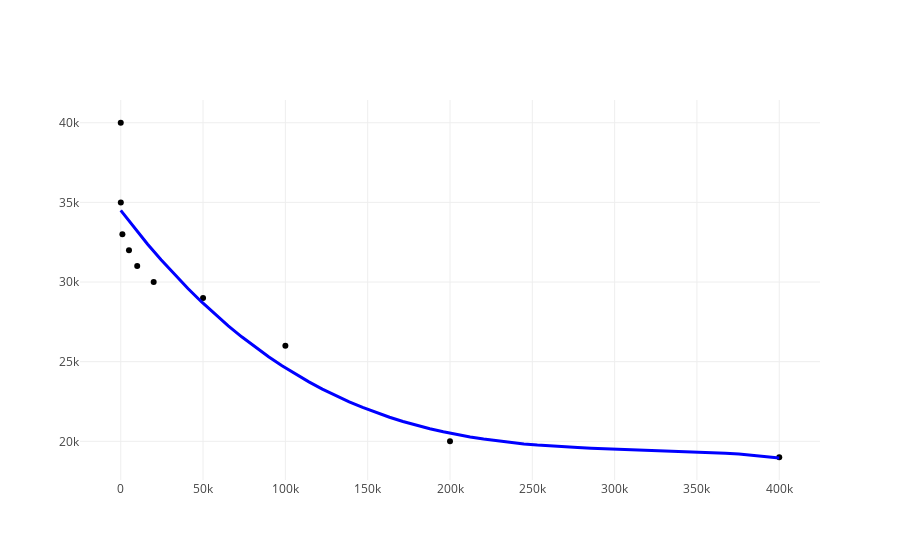

Here is the notebook cell this chart was saved with:
### Markdown cell above
Isprobajmo kubni polinom: $$p_3: y = m_3\cdot x^3 + m_2\cdot x^2 + m_1\cdot x + m_0$$ kao regresionu krivu.

### Code cell
m_3, m_2, m_1, m_0 = np.polyfit(
    x=car_mileages,
    y=car_values,
    deg=3)

print(f'm_3={m_3}, m_2={m_2}, m_1={m_1}, m_0={m_0}')
print(f'Cubic regression MSE: {calculate_polynomial_mse(car_mileage_vs_value_data_set, m_3, m_2, m_1, m_0)}')

figure = go.Figure(data=[plot_data, get_regression_curve(car_mileages, np.poly1d([m_3, m_2, m_1, m_0]))],
                   layout=layout)

ply.iplot(figure)

### Figure 1 — Plotly figure (JSON) as saved in the notebook; plotly's stock layout.template omitted (floating-point values rounded to 4 significant figures)
{"data": [{"marker": {"color": "black"}, "mode": "markers", "name": "Training point", "type": "scatter", "uid": "1c6d3f45-5881-40d5-aa3a-96029af06517", "x": [10000, 400000, 5000, 0, 1000, 100000, 50000, 50, 20000, 200000], "y": [31000, 19000, 32000, 40000, 33000, 26000, 29000, 35000, 30000, 20000]}, {"line": {"color": "blue", "width": 3}, "mode": "lines", "name": "Regression curve", "type": "scatter", "uid": "8c4b6579-506c-4179-a95c-04cf8c791bec", "x": [0, 8163.0, 16330.0, 24490.0, 32650.0, 40820.0, 48980.0, 57140.0, 65310.0, 73470.0, 81630.0, 89800.0, 97960.0, 106100.0, 114300.0, 122400.0, 130600.0, 138800.0, 146900.0, 155100.0, 163300.0, 171400.0, 179600.0, 187800.0, 195900.0, 204100.0, 212200.0, 220400.0, 228600.0, 236700.0, 244900.0, 253100.0, 261200.0, 269400.0, 277600.0, 285700.0, 293900.0, 302000.0, 310200.0, 318400.0, 326500.0, 334700.0, 342900.0, 351000.0, 359200.0, 367300.0, 375500.0, 383700.0, 391800.0, 400000], "y": [34490.0, 33410.0, 32370.0, 31400.0, 30470.0, 29590.0, 28760.0, 27980.0, 27250.0, 26560.0, 25910.0, 25310.0, 24750.0, 24220.0, 23730.0, 23280.0, 22860.0, 22480.0, 22130.0, 21810.0, 21510.0, 21250.0, 21010.0, 20790.0, 20600.0, 20420.0, 20270.0, 20140.0, 20020.0, 19920.0, 19840.0, 19760.0, 19700.0, 19650.0, 19600.0, 19570.0, 19540.0, 19510.0, 19480.0, 19460.0, 19430.0, 19410.0, 19380.0, 19340.0, 19300.0, 19260.0, 19200.0, 19130.0, 19050.0, 18960.0]}], "layout": {"hovermode": "closest", "showlegend": false, "xaxis": {"showticklabels": true, "ticks": "", "zeroline": false}, "yaxis": {"showticklabels": true, "ticks": "", "zeroline": false}}}
